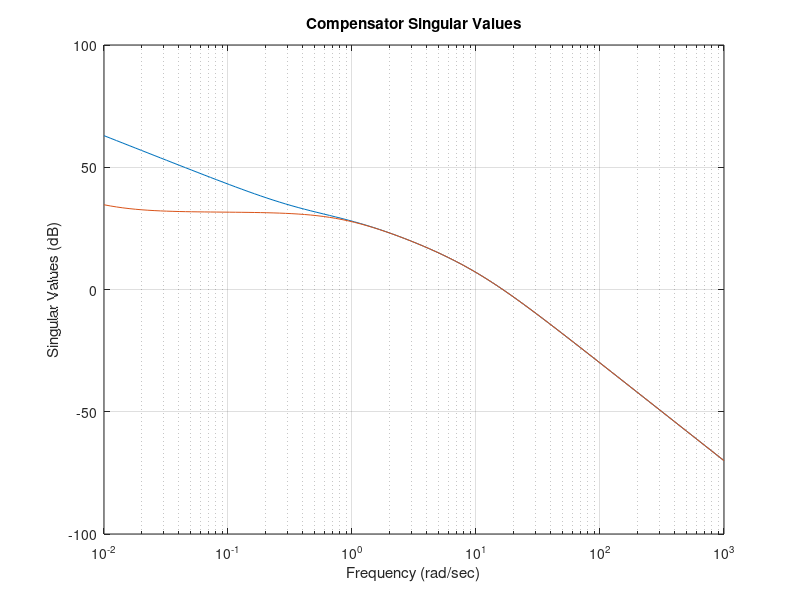

The MATLAB script that drew this image:
ap= [   -0.21   0.20    
         0.20  -0.21 ]

bp = [0.01   0    
      0        0.01]

cp = [    1   0
         0   1 ]

dp = 0*ones(2,2)


%*************************
%
% Natural Modes: Poles (Eigenvalues), Eigenvectors
%
[evec,eval] = eig(ap)   % evec contains eigenvectors
                        % eval contains poles or eigenvalues
                 
%*************************
%
% Unscaled Modal Analysis: We want to examine the natural modes (tendencies) of the F404 engine.
%
%
t = [0:0.1:12];
u = [0*t' 0*t'];         % Set input u to zero for all time in order to generate zero input response;
                         % i.e. response to an initial condition x_o.
                         % Transmission Zeros
%
%z = tzero(ss(ap,bp,cp,dp))                % transmission zeros
[p,z] = pzmap(ss(ap,bp,cp,dp))                % transmission zeros
% F404 Engine TRANSFER FUNCTIONS: From u_i to x_j
%
sys = zpk(ss(ap,bp,eye(2,2),0*ones(2,2))) % Zeros, Poles, and Gains fron u_i to x_j



%*************************
%
% Controllability 
%
cm = [bp ap*bp (ap^2)*bp];  % Controllability Matrix
rcm= rank(cm)           ;   % Rank of Controllability Matrix


%*************************
%
% Observability
%
om = [cp; 
      cp*ap;
      cp*(ap^2) ]     ;     % Observability Matrix
rom = rank(om)       ;      % Rank of Observability Matrix

%*************************
%
%
% F404 FREQUENCY RESPONSE: Unscaled Singular Values
%
% u = [ W_f (pph)  A_8 (sq in) ]
% x = [ N_2 (rpm)  N_25 (rpm)  T_45 (deg Fah) ]
% y = [ N_2 (rpm)              T_45 (deg Fah) ]
%
w = logspace(-2,3,100);
sv = sigma(ss(ap, bp, cp, dp),w);
sv = 20*log10(sv);

pause
% F404 SVD Analysis at w = 0.1 rad/sec
%
%s = j*0.1
%g = cp*inv(s*eye(3)-ap)*bp + dp
%[u, s, v ] = svd(g)

%*************************



[ns nc] = size(bp);                      % ns = number of inputs;  nc = number of controls;   
a = [ ap             bp
      0*ones(nc,ns)    0*ones(nc,nc) ]

b = [ 0*ones(ns,nc)
      eye(nc)      ]

c = [ cp  0*ones(nc,nc) ]

d = 0*ones(nc,nc)
sv = sigma(ss(a, b, c, d),w);
sv = 20*log10(sv);






% Design of Target Loop Singular Values Using Kalman Filter
%
ll =  inv(cp*inv(-ap)*bp + dp);     % Choose ll and lh to match singular values at all frequencies
lh = -inv(ap)*bp*ll;
l = [lh 
     ll];                           % ll, lh - for low and high frequency loop shaping

sv = sigma(ss(a, l, c, d),w);
sv = 20*log10(sv);

%%%%%%%%%%%%%%%%%%%%%%%%





pnint = eye(nc)                                    % Process Noise Intensity Matrix
mu = 0.01;                                         % Measurement Noise Intesity; Used to adjust Kalman Filter Bandwidth
                                                   % Small mu - expensive sensor   - large bandwidth
                                                   % Large mu - inexpensive sensor - small bandwidth
mnint = mu*eye(nc)                                 % Measurement Noise Intensity Matrix 
% sysKal=ss(a, [b l], c, [d 0*ones(nc,nc)]);
% [kest, h, sig]= kalman(sysKal,pnint, mnint);  % Compute Filter Gain Matrix h
%[sig, poles, g1, rr] = care(a',c',l*l', mnint);                          
[sig, poles, g1] = care(a',c',l*l', mnint);                          
% Alternate Method for Computing h
h = g1';
sv = sigma(ss(a, h, c, d),w);
tsv = 20*log10(sv);

%%%%%%%%%%%%%


% Augment Plant with Integrators at Plant Input and Plot Singular Values
%
[ns nc] = size(bp);                      % ns = number of inputs;  nc = number of controls;   
a = [ ap             bp
      0*ones(nc,ns)    0*ones(nc,nc) ];

b = [ 0*ones(ns,nc)
      eye(nc)      ];

c = [ cp  0*ones(nc,nc) ];

d = 0*ones(nc,nc);
sv = sigma(ss(a, b, c, d),w);
sv = 20*log10(sv);


% Recover Target Loop By Solving Cheap LQR Problem
%
q = c'*c;                                            % State Weighting Matrix
rho = 1e-3;                                          % Cheap control recovery parameter;
                                                     % The smaller the parameter, the better the recovery.
r = rho*eye(nc)                                      % Control Weigthing Matrix
%[k, poles, g, rr] = care(a,b,q,r);                   % Compute Control Gain Matrix G
[k, poles, g] = care(a,b,q,r);                   % Compute Control Gain Matrix G





% Compensator Analysis
%
ak = [ a-b*g-h*c  0*ones(ns+nc,nc)
       g          0*ones(nc,nc) ]

bk = [ h
       0*ones(nc,nc) ]

ck = [0*ones(nc, ns+nc) eye(nc,nc) ]


%cpoles = eig(ak)                               % Compensator Poles
%czeros = tzero(a, h, g, 0*ones(nc,nc))         % Compensator Zeros
[cpoles, czeros] = pzmap(ss(a, h, g, 0*ones(nc,nc)))         % Compensator Zeros
%zerocheck = tzero(ak, bk, ck, 0*ones(nc,nc))   % Check Compensator Zeros
[polecheck, zerocheck] = pzmap(ss(ak, bk, ck, 0*ones(nc,nc)))   % Check Compensator Zeros

sv = sigma(ss(ak, bk, ck, 0*eye(nc)),w);
sv = 20*log10(sv);
semilogx(w, sv)
%clear sv
title('Compensator Singular Values')
grid
xlabel('Frequency (rad/sec)')
ylabel('Singular Values (dB)')




